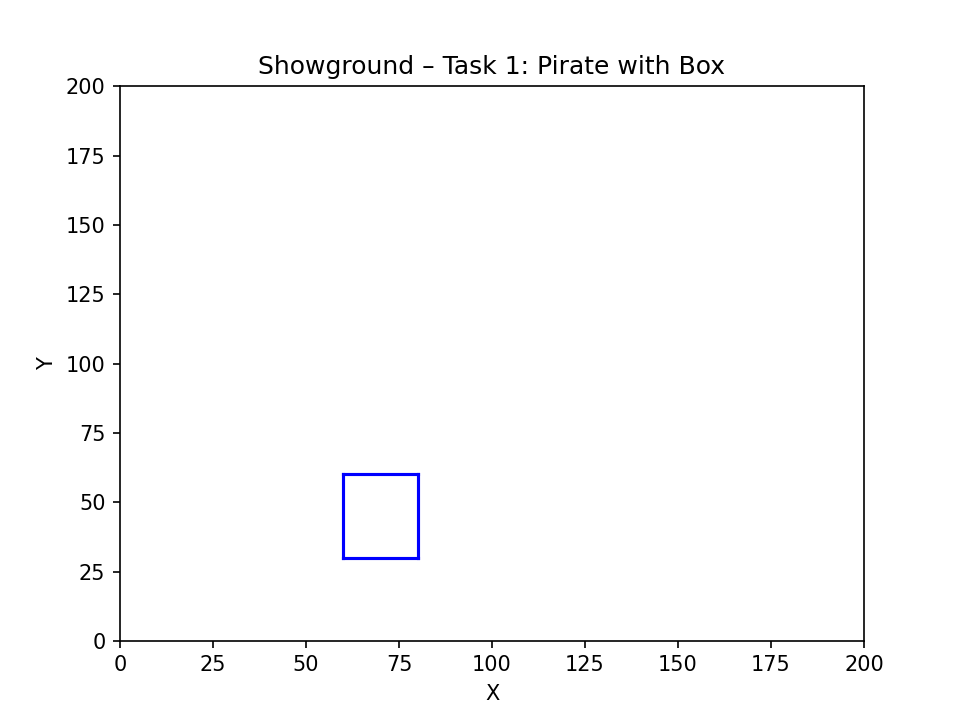

This chart was generated by the following Python code:
# Student Name : Nicolas Klein
# Student ID   : 21892288


import matplotlib.pyplot as plt
from showground import Pirate

fig = plt.figure()

pirate = Pirate(50, 30, 20, 30)


plt.title("Showground – Task 1: Pirate with Box")
plt.xlabel("X")
plt.ylabel("Y")

for t in range(1):
    pirate.step_change()
    pirate.plot_me(plt)
    
    plt.xlim((0, 200))
    plt.ylim((0, 200))

fig.savefig("task1.png", dpi=150)

plt.show()



